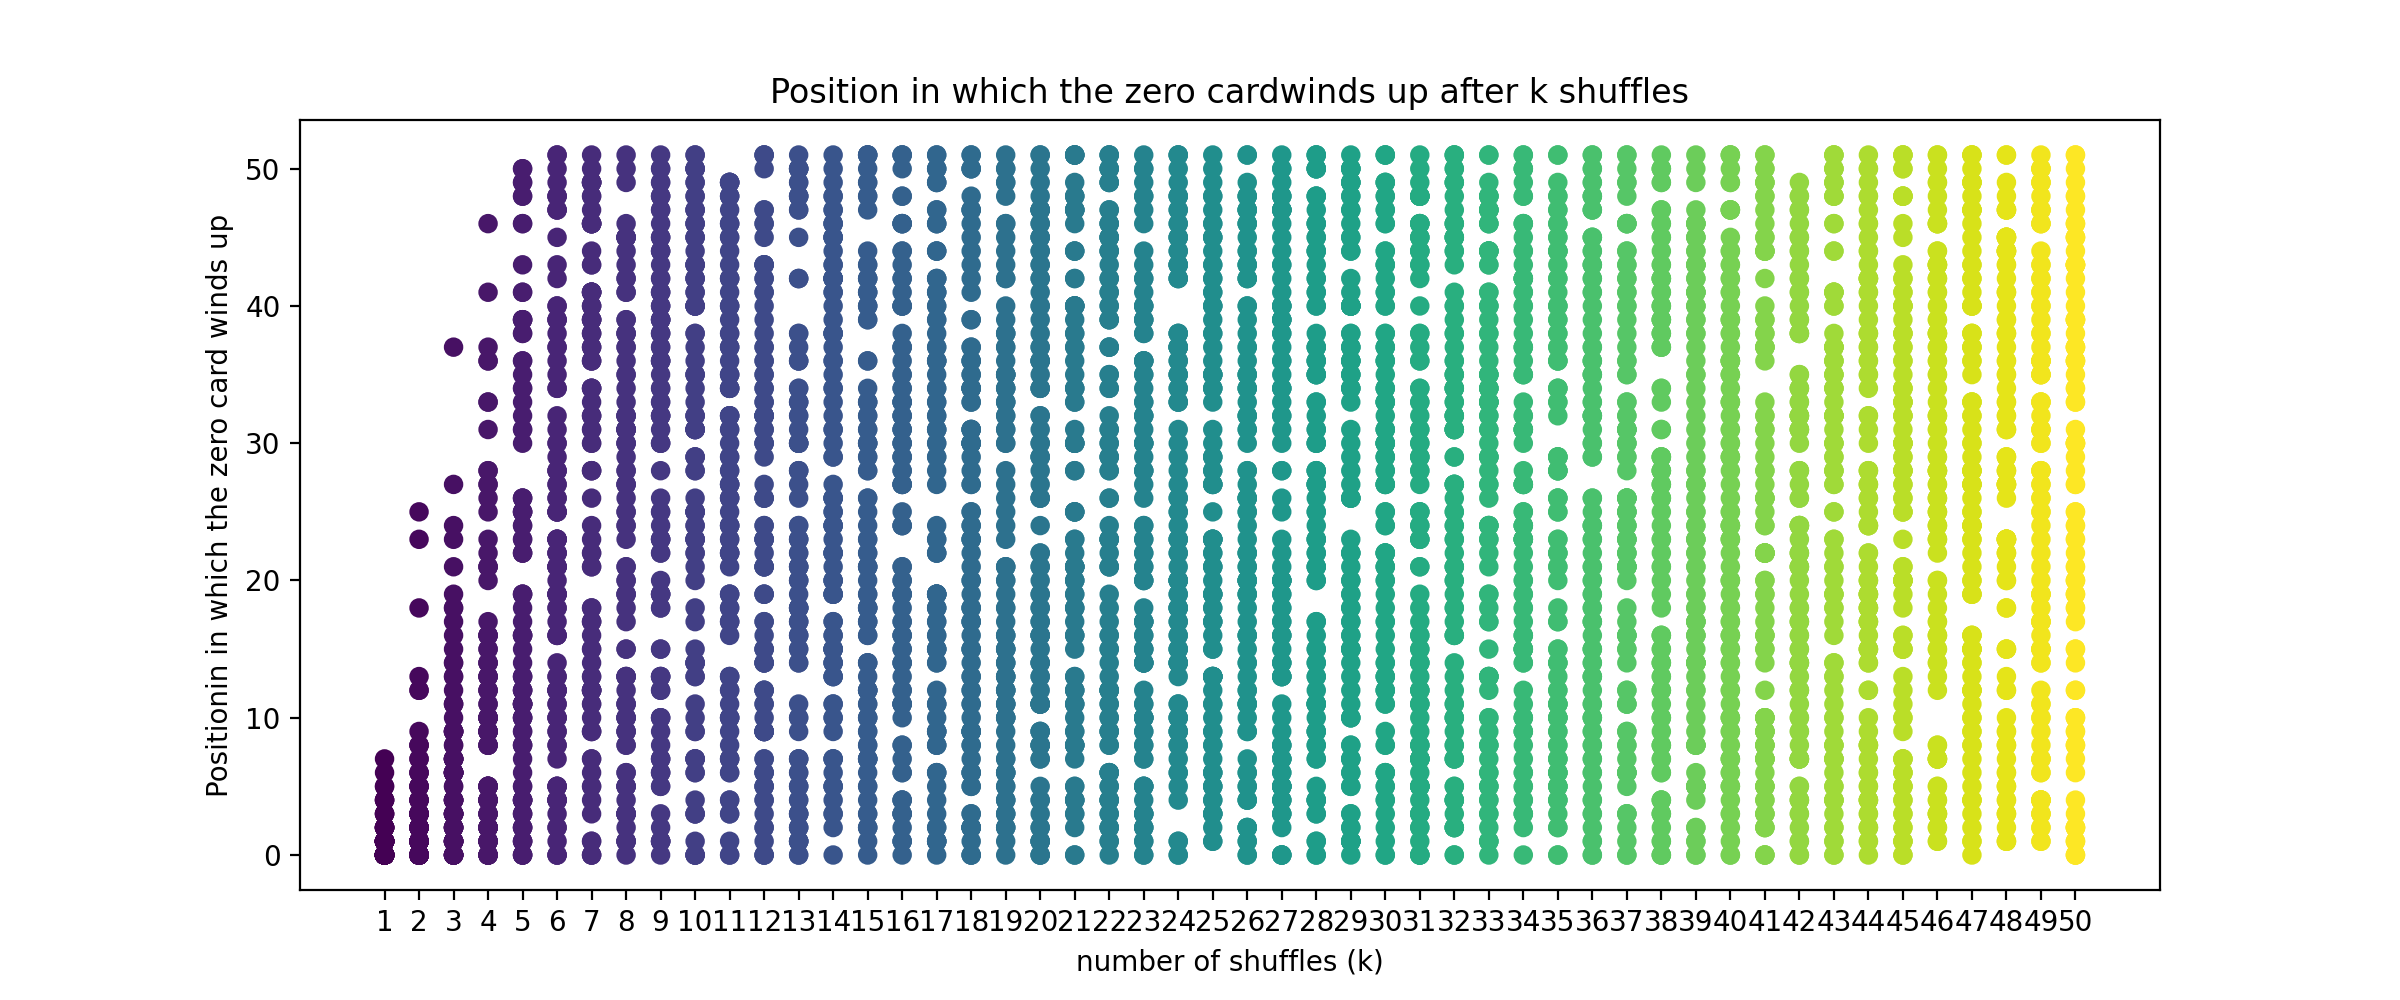

Recreate this plot in Python.

import pandas as pd
import matplotlib.pyplot as plt

df = pd.read_csv("./experiment1.csv")

# df = df.pivot(index="r",columns="k",values="i")
print(df)
plt.figure(figsize=(11,5))
plt.scatter(df["k"],df["i"],c=df["k"])
plt.xticks(range(1,51))
plt.xlabel("number of shuffles (k)")
plt.ylabel("Positionin in which the zero card winds up")
plt.title("Position in which the zero cardwinds up after k shuffles")

plt.show()
